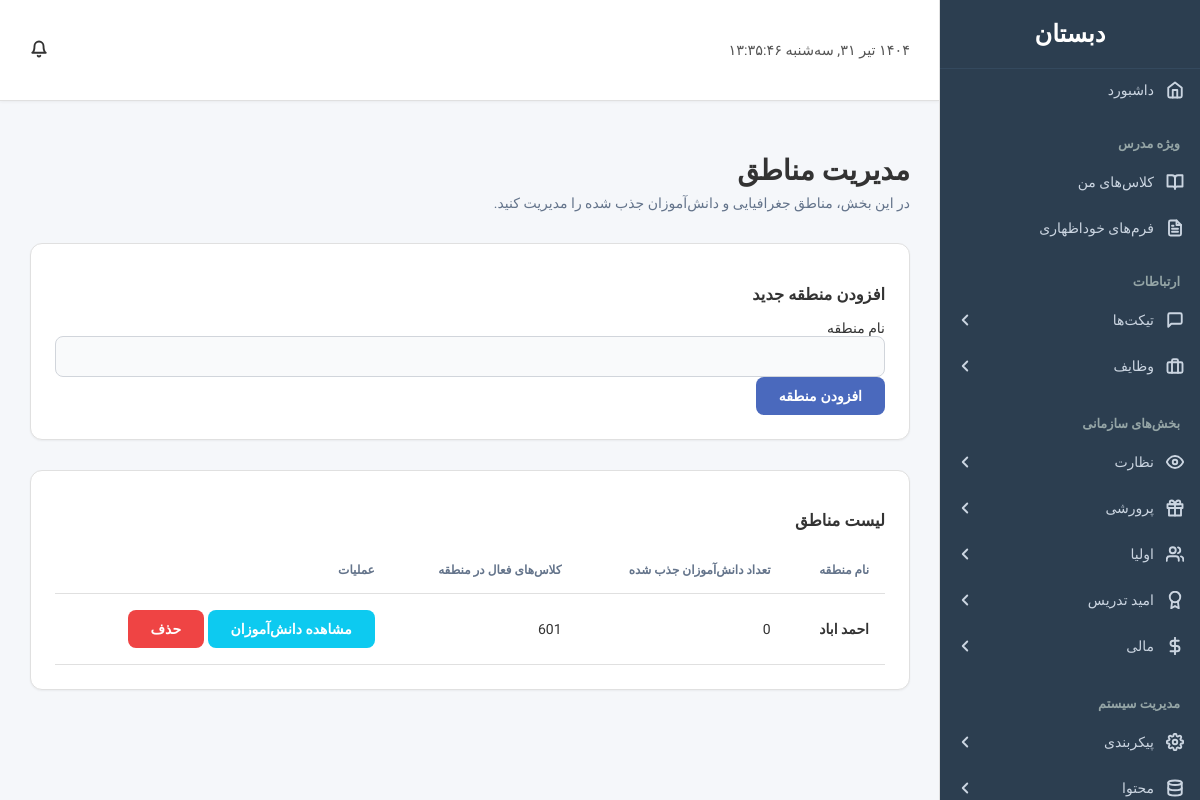
The app's page /admin/manage_regions.php (signed in) with its own data.
### tables this page shows
CREATE TABLE `regions` (
  `id` int(11) NOT NULL,
  `name` varchar(100) NOT NULL,
  `created_by` int(11) NOT NULL
);

### admin/manage_regions.php (the view, shortened to what this page needs)
<?php
require_once "../includes/db.php";
$regions = [];
$sql = "
    SELECT
        r.id,
        r.name,
        (SELECT COUNT(*) FROM recruited_students WHERE region_id = r.id) as student_count,
        (SELECT GROUP_CONCAT(class_name SEPARATOR ', ') FROM classes WHERE region_id = r.id AND status = 'active') as active_classes
    FROM regions r
    ORDER BY r.name ASC
";
if($result = mysqli_query($link, $sql)){
    $regions = mysqli_fetch_all($result, MYSQLI_ASSOC);
}
require_once "../includes/header.php";
?>
<div class="page-content">
    <h2>مدیریت مناطق</h2>
    <p>در این بخش، مناطق جغرافیایی و دانش‌آموزان جذب شده را مدیریت کنید.</p>
    <div class="form-container" style="margin-bottom: 30px;">
        <h3>افزودن منطقه جدید</h3>
        <form action="<?php echo htmlspecialchars($_SERVER["PHP_SELF"]); ?>" method="post">
            <div class="form-group">
                <label for="region_name">نام منطقه</label>
                <input type="text" name="region_name" id="region_name" class="form-control" required>
            </div>
            <div class="form-group">
                <input type="submit" name="add_region" class="btn btn-primary" value="افزودن منطقه">
            </div>
        </form>
    </div>
    <div class="table-container">
        <h3>لیست مناطق</h3>
        <div class="table-responsive">
            <table class="table">
                <thead>
                    <tr>
                        <th>نام منطقه</th>
                        <th>تعداد دانش‌آموزان جذب شده</th>
                        <th>کلاس‌های فعال در منطقه</th>
                        <th>عملیات</th>
                    </tr>
                </thead>
                <tbody>
                    <?php if (empty($regions)): ?>
                        <tr><td colspan="4">هیچ منطقه‌ای تاکنون تعریف نشده است.</td></tr>
                    <?php else: ?>
                        <?php foreach ($regions as $region): ?>
                            <tr>
                                <td><strong><?php echo htmlspecialchars($region['name']); ?></strong></td>
                                <td><?php echo $region['student_count']; ?></td>
                                <td><?php echo htmlspecialchars($region['active_classes'] ?? '---'); ?></td>
                                <td>
                                    <a href="view_region_students.php?region_id=<?php echo $region['id']; ?>" class="btn btn-sm btn-info">مشاهده دانش‌آموزان</a>
                                    <a href="manage_regions.php?delete_region=<?php echo $region['id']; ?>" class="btn btn-sm btn-danger" onclick="return confirm('آیا از حذف این منطقه مطمئن هستید؟')">حذف</a>
                                </td>
                            </tr>
                        <?php endforeach; ?>
                    <?php endif; ?>
                </tbody>
            </table>
        </div>
    </div>
</div>
<?php require_once "../includes/footer.php"; ?>

### assets/css/style.css (style rules this page uses)
:root { --primary-color: #6a5af9; --primary-hover-color: #5a4bf8; --sidebar-bg: #1e293b; --sidebar-link-color: #cbd5e1; --sidebar-link-hover-color: #ffffff; --sidebar-link-active-bg: rgba(106, 90, 249, 0.1); --sidebar-link-active-border: #6a5af9; --background-color: #f1f5f9; --widget-bg: #ffffff; --text-color: #0f172a; --text-muted: #64748b; --border-color: #e2e8f0; --danger-color: #ef4444; --success-color: #22c55e; --font-family: 'Vazirmatn', sans-serif; --shadow-sm: 0 1px 2px 0 rgb(0 0 0 / 0.05); --shadow-md: 0 4px 6px -1px rgb(0 0 0 / 0.1), 0 2px 4px -2px rgb(0 0 0 / 0.1); --shadow-lg: 0 10px 15px -3px rgb(0 0 0 / 0.1), 0 4px 6px -2px rgb(0 0 0 / 0.1); --radius-md: 0.5rem; --radius-lg: 0.75rem; }
body { font-family: var(--font-family); background-color: var(--background-color); direction: rtl; text-align: right; margin: 0; font-size: 14px; color: var(--text-color); -webkit-font-smoothing: antialiased; -moz-osx-font-smoothing: grayscale; }
.btn { padding: 10px 22px; border: 1px solid transparent; border-radius: var(--radius-md); cursor: pointer; font-size: 14px; font-weight: 600; transition: all 0.2s ease; text-decoration: none; display: inline-flex; align-items: center; gap: 8px; }
.btn-primary { background-color: var(--primary-color); color: white; }
.btn-danger { background-color: var(--danger-color); color: white; }
.btn-info { background-color: #0dcaf0; color: white; }
.form-container, .table-container, .widget { background: var(--widget-bg); padding: 24px; border-radius: var(--radius-lg); box-shadow: var(--shadow-sm); border: 1px solid var(--border-color); }
.form-control { width: 100%; padding: 12px; border: 1px solid #d1d5db; border-radius: var(--radius-md); box-sizing: border-box; transition: all 0.2s; background: #f9fafb; }
.table { width: 100%; border-collapse: collapse; }
.table th, .table td { padding: 16px; border-bottom: 1px solid var(--border-color); }
.table th { font-weight: 600; font-size: 12px; text-transform: uppercase; color: var(--text-muted); text-align: right; }
.page-content > h2 { font-size: 1.75rem; font-weight: 700; margin-bottom: 8px; }
.page-content > p { color: var(--text-muted); margin-top: 0; margin-bottom: 32px; }
.table-responsive { width: 100%; overflow-x: auto; -webkit-overflow-scrolling: touch; }

### assets/css/dashboard.css (style rules this page uses)
:root { --primary-color: #4a69bd; --sidebar-bg: #2c3e50; --sidebar-text: #ecf0f1; --sidebar-hover-bg: #34495e; --main-bg: #f5f7fa; --text-color: #333; --border-color: #e0e0e0; }
body { display: flex; height: 100vh; overflow: hidden; }

### records on screen
regions: name "احمد اباد", student_count "0", active_classes "601"
